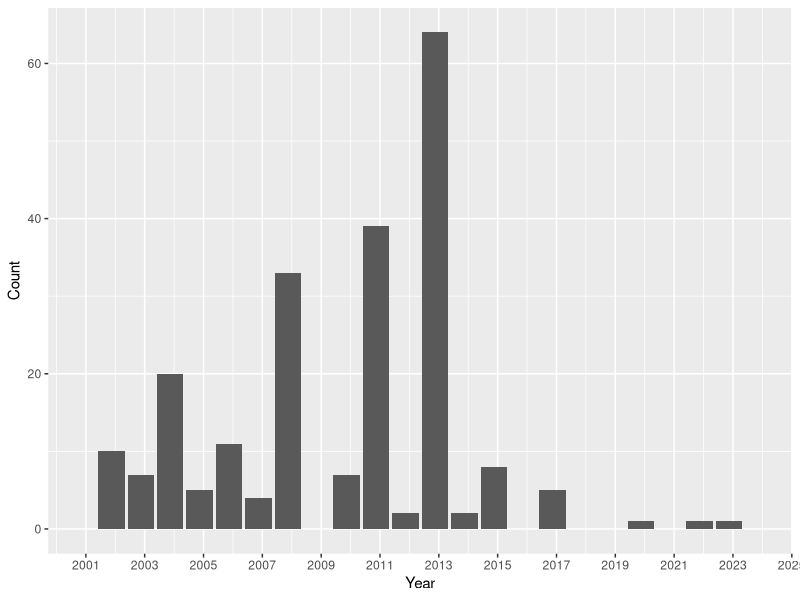
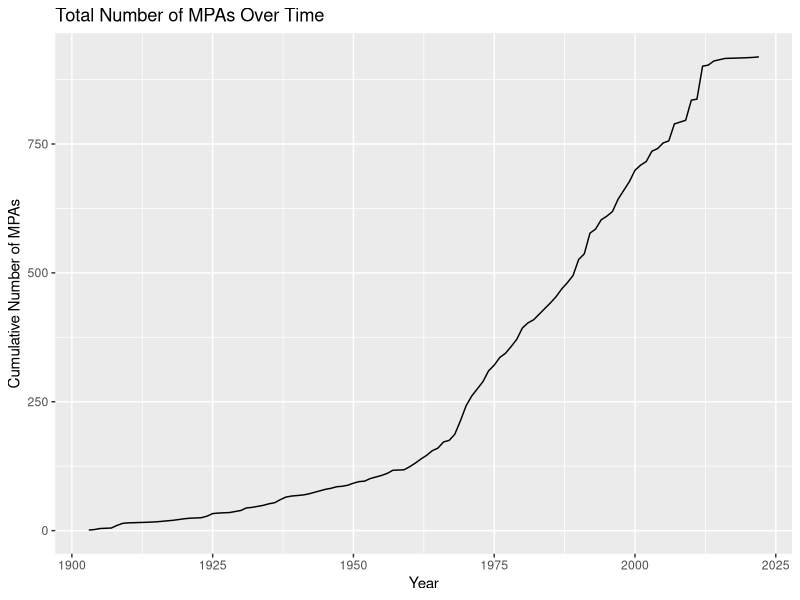
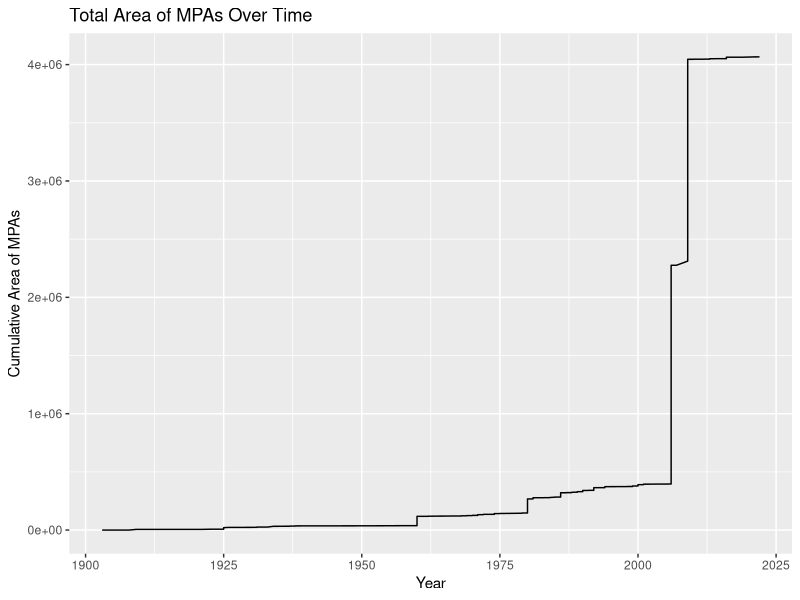

Here is the R script that generated these plots, in order:
## ---- chunk 1
#knitr::opts_chunk$set(echo = TRUE)
library(here)
library(tidyverse)
library(lubridate)
library(dplyr)
library(ggplot2)
here()

MPA.data <- read.csv(here('DataRaw/NOAA_Marine_Protected_Areas_Inventory_2023.csv'),
                     stringsAsFactors = TRUE, 
                     colClasses = c('Year.Established' = 'factor'))

MPA.data.clean <- MPA.data %>%
  select(OBJECTID, Site.Name, State, Level.of.Protection, Management.Plan, Year.Established, Marine.Status, Area..km2., Marine.Area..km2., Percent.Area.Marine, No.Take.Area..km2., Longitude, Latitude) %>% 
  filter(Year.Established != 0)

MPA.data.clean$Year.Established <- as.Date(MPA.data.clean$Year.Established, format = '%Y')

colnames(MPA.data.clean)[8] <- "Area"
colnames(MPA.data.clean)[9] <- "Marine.Area"
colnames(MPA.data.clean)[11] <- "No.Take.Area"
  
Clean.plot <- 
  ggplot(MPA.data.clean) +
  geom_bar(aes(x=Year.Established)) +
  scale_x_date(date_breaks = "2 years", date_labels = "%Y", limits = as.Date(c("2000-11-15", "2023-11-15"))) +
  labs(x = "Year", y = "Count")
print(Clean.plot)


NoTake <- MPA.data.clean %>% 
  filter(No.Take.Area != 0)

PartialNoTake <- NoTake %>% 
  filter(Area != No.Take.Area)

#filter(Marine.Status == Marine)?
## ---- chunk 2

MPA.parks.year <- MPA.data.clean %>%
  mutate("year" = year(Year.Established)) %>%
  group_by(year) %>%
  summarise(count = n()) %>% # Getting the number of parks created per year
  mutate('Cumulative' = cumsum(count)) # Calculating a cumulative sum of the total number of parks per year

# Plot the cumulative sum of NUMBER of MPAs per year to visualize trend over time.
total_num_plot <-
  ggplot(MPA.parks.year) +
  geom_line(aes(x = year,
                y = Cumulative)) +
  labs(title = "Total Number of MPAs Over Time",
       x = "Year",
       y = "Cumulative Number of MPAs")

total_num_plot

# Wrangle data to have the cumulative total area over time.
MPA.totalarea.year <- MPA.data.clean %>%
  mutate("year" = year(Year.Established)) %>%
  arrange(ymd(MPA.data.clean$Year.Established)) %>%
  mutate('Cum_Area' = cumsum(Area))

# Plot the cumulative sum of AREA of MPAs per year to visualize trend over time.
total_area_plot <-
  ggplot(MPA.totalarea.year) +
  geom_line(aes(x = year,
                y = Cum_Area)) +
  labs(title = "Total Area of MPAs Over Time",
       x = "Year",
       y = "Cumulative Area of MPAs")

total_area_plot
## ---- chunk 3
# Wrangling the data in order to turn qualitative variables into numeric values.

# Checking the categories of Level of Protection and Management Plan colunms in the df.
levels(MPA.data.clean$Level.of.Protection)
levels(MPA.data.clean$Management.Plan)

# Making a new df to work with for this section
MPA_ttest_df <- MPA.data.clean %>%
  select(OBJECTID, Level.of.Protection, Management.Plan, Year.Established) %>%
  mutate("year" = year(Year.Established))

# Creating a new column with number values assigned to each Level of Protection.
# Range from 1 (lowest level of protection) to 6 (highest level of protection).
# Values/ranking based off metadata information of what each Level allows.
MPA_ttest_df$Level_Val <- as.numeric(ifelse(MPA_ttest_df$Level.of.Protection == "No Access", '6',
                                      ifelse(MPA_ttest_df$Level.of.Protection == "No Impact",'5',
                                      ifelse(MPA_ttest_df$Level.of.Protection == "No Take",'4',
                                      ifelse(MPA_ttest_df$Level.of.Protection == "Uniform Multiple Use",'1',
                                      ifelse(MPA_ttest_df$Level.of.Protection == "Zoned Multiple Use",'2',
                                      ifelse(MPA_ttest_df$Level.of.Protection == "Zoned w/No Take Areas",'3',
                                             '0')))))))

# Do the same thing as above for the Management Plan column.
MPA_ttest_df$Mngmt_Val <- as.numeric(ifelse(MPA_ttest_df$Management.Plan == 
                                              "Community Agreement", '2',
                                      ifelse(MPA_ttest_df$Management.Plan == 
                                               "MPA Management Plan", '6',
                                      ifelse(MPA_ttest_df$Management.Plan == 
                                               "MPA Programmatic Management Plan", '6',
                                      ifelse(MPA_ttest_df$Management.Plan == 
                                               "No Management Plan", '1',
                                      ifelse(MPA_ttest_df$Management.Plan == 
                                               "Non-MPA Programmatic Fisheries Management Plan", '4',
                                      ifelse(MPA_ttest_df$Management.Plan == 
                                               "Non-MPA Programmatic Habitat Management Plan", '5',
                                      ifelse(MPA_ttest_df$Management.Plan == 
                                               "Non-MPA Programmatic Species Management Plan", '3',
                                      ifelse(MPA_ttest_df$Management.Plan == 
                                               "Non-MPA Programmatic Species Management Plan\n", '3',
                                      ifelse(MPA_ttest_df$Management.Plan == 
                                               "Site-Specific Management Plan", '7',
                                             '0'))))))))))

# Make another column for the combined average of the ranking from Level of Protection and Management Plan
MPA_ttest_df$Combo_Val <- rowMeans(MPA_ttest_df[ , c(6,7)], na.rm=TRUE)

# Make another column that separates years into two categories for t-test (pre and post 2000)
MPA_ttest_df$PrePost <- as.factor(ifelse(MPA_ttest_df$year < 2000, 'pre2000','post2000'))

## ---- chunk 4
# Two-sample T-test for Level of Protection
# Null: the protection level means are equal; alt: means are not equal)
level.twosample <- t.test(MPA_ttest_df$Level_Val ~ MPA_ttest_df$PrePost)
level.twosample

# Two-sample T-test for Management Plan
# Null: the protection level means are equal; alt: means are not equal)
mngmt.twosample <- t.test(MPA_ttest_df$Mngmt_Val ~ MPA_ttest_df$PrePost)
mngmt.twosample

# Two-sample T-test for Combo of Level of Protection and Management Plan
# Null: the protection level means are equal; alt: means are not equal)
combo.twosample <- t.test(MPA_ttest_df$Combo_Val ~ MPA_ttest_df$PrePost)
combo.twosample

####Do we need/want GLM? Is it even viable in our case?####
# Format as a GLM
level.glm <- lm(MPA_ttest_df$Level_Val ~ MPA_ttest_df$PrePost)
summary(level.glm)
#ask if year is a predictor of Ozone levels to form this equation, shows that year IS a predictor of Ozone levels
